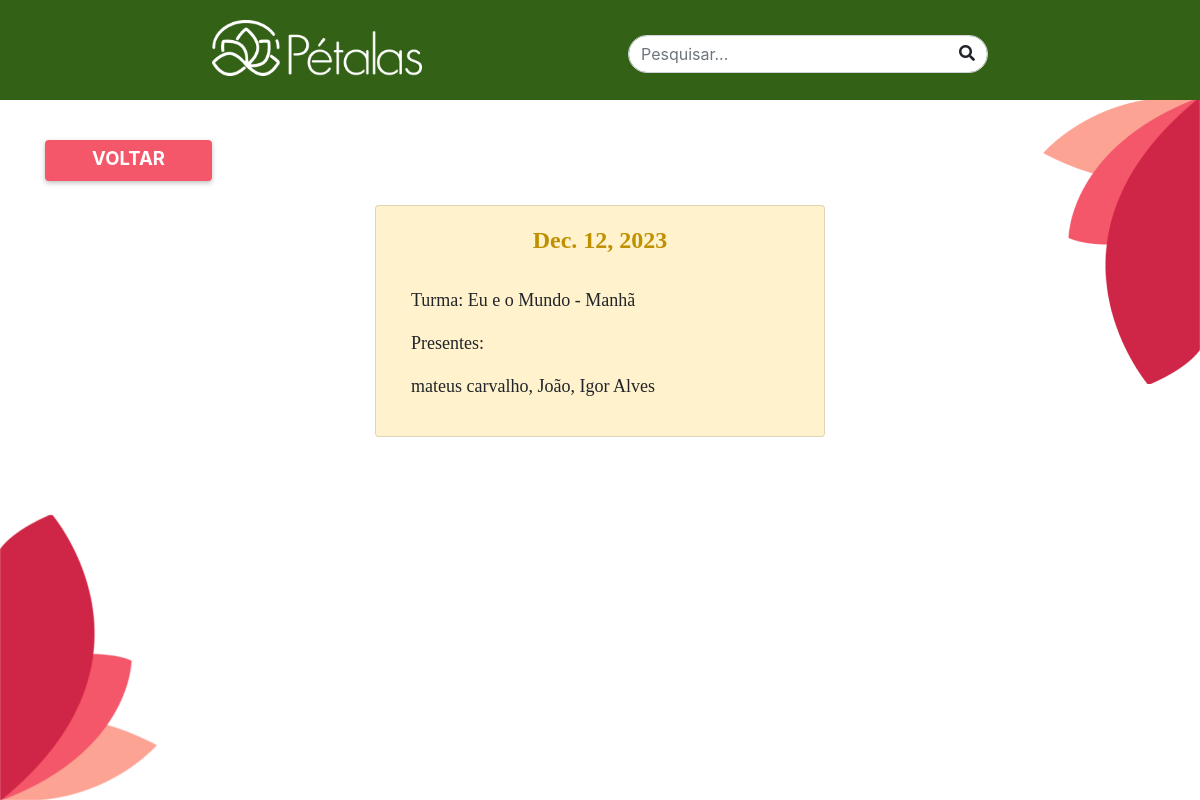
The page /presenca/info/16/ on the database its author committed.
### petalas_app/models.py (models this page shows)
class Presenca(models.Model):
    id_presenca = models.AutoField(primary_key=True)
    data = models.DateField()
    turma = models.TextField(max_length=255)
    crianca_nome = models.TextField()
    presentes = models.BooleanField(default=False)

### petalas_app/views.py (the view)
# urls.py: path('presenca/info/<int:presenca_id>/', views.info_presenca, name='info_presenca'),
def info_presenca(request, presenca_id):
    presenca =  Presenca.objects.get(id_presenca=presenca_id)
    context = {'presenca': presenca}
    return render(request, 'info_presenca.html', context)

### templates/info_presenca.html
{% include "navbar.html" %}
<div class="container"> <br>
  <div class="d-flex justify-content-between py-3">
    <a href="{% url 'listagem_presencas' turma_atual=presenca.turma %}" class="btn voltar-btn titulo-site">VOLTAR</a>
  </div>
  <div class="container mt-2 d-flex align-items-center justify-content-center">
    <div class="card col-lg-5">
      <div class="card-body">
        <h5 class="titulo-site text-center" style="color: #bf9000; font-size: x-large">{{presenca.data}}</h5> <br>
        <p>Turma: {{presenca.turma}}</p>
        <p>Presentes:</p>
        <p>{{ presenca.crianca_nome }}</p>
      </div>
    </div>
</div>
</div>

### rows shown on the page
Presenca: data "Dec. 12, 2023", turma "Eu e o Mundo - Manhã", crianca_nome "mateus carvalho, João, Igor Alves"
